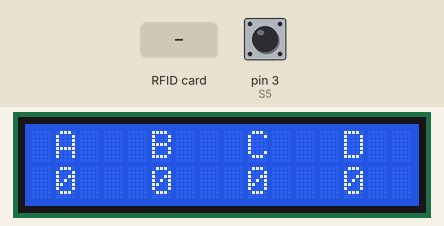
Simulated run of this sketch. Board: Arduino Mega 2560, built with avr-gcc and run on an emulated ATmega2560. Shown: 16×2 character LCD. Inputs (shaded band) come from the test bench; at power-on: pin 3 (S5) HIGH. What the sketch prints to the serial monitor is not drawn.

Above: at 5.3 s.
5.4 s: RFID card 5E 7A 19 C4 held to the reader
At 6.0 s:
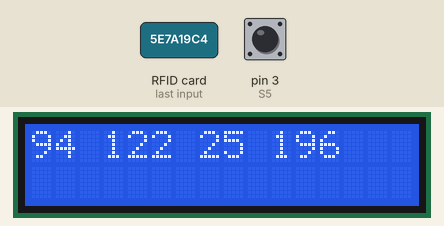
At 9.3 s:
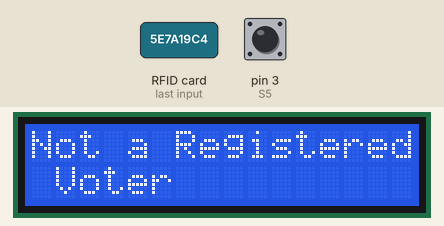
Timing chart, 0 to 10.8 s (numbered marks = the images above; inputs shaded):
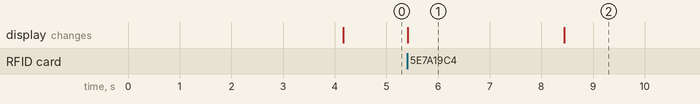

The sketch:

evmproto1.ino
```cpp
#include <LiquidCrystal_I2C.h>
LiquidCrystal_I2C lcd(0x27, 16, 2);
#include <SPI.h>
#include <RFID.h>
#define SS_PIN 53
#define RST_PIN 49
RFID rfid(SS_PIN, RST_PIN);
String rfidCard;

#define S1 7
#define S2 6
#define S3 5
#define S4 4
#define S5 3
int vote1 = 0;
int vote2 = 0;
int vote3 = 0;
int vote4 = 0;
String regVoters[2] = {"243 209 125 25"};
int c[2] = {0, 0};
int reg=0;
void setup()
{
  pinMode(S1, INPUT);
  pinMode(S2, INPUT);
  pinMode(S3, INPUT);
  pinMode(S4, INPUT);
  pinMode(S5, INPUT);
  lcd.begin();
  lcd.print("Electronic ");
  lcd.setCursor(0, 1);
  lcd.print(" Voting Machine ");
  delay(4000);
  digitalWrite(S1, HIGH);
  digitalWrite(S2, HIGH);
  digitalWrite(S3, HIGH);
  digitalWrite(S4, HIGH);
  digitalWrite(S5, HIGH);
  lcd.clear();
  lcd.setCursor(1, 0);
  lcd.print("A");
  lcd.setCursor(5, 0);
  lcd.print("B");
  lcd.setCursor(9, 0);
  lcd.print("C");
  lcd.setCursor(13, 0);
  lcd.print("D");
  Serial.begin(9600);
  SPI.begin();
  rfid.init();
}

void loop()
{
  lcd.setCursor(1, 0);
  lcd.print("A");
  lcd.setCursor(1, 1);
  lcd.print(vote1);
  lcd.setCursor(5, 0);
  lcd.print("B");
  lcd.setCursor(5, 1);
  lcd.print(vote2);
  lcd.setCursor(9, 0);
  lcd.print("C");
  lcd.setCursor(9, 1);
  lcd.print(vote3);
  lcd.setCursor(13, 0);
  lcd.print("D");
  lcd.setCursor(13, 1);
  lcd.print(vote4);
  if (rfid.isCard())
  {
    if (rfid.readCardSerial())
    {
      rfidCard = String(rfid.serNum[0]) + " " + String(rfid.serNum[1]) + " " + String(rfid.serNum[2]) + " " + String(rfid.serNum[3]);
      Serial.println(rfidCard);
      lcd.clear();
      lcd.print(rfidCard);
      delay(3000);
      lcd.clear();
      for (int i = 0; i < 1; i++)
      {
        if (rfidCard == regVoters[i])
        {
          reg=1;
          lcd.clear();
          lcd.print("Registered");
          delay(3000);
          lcd.clear();
          while (c[i] == 0)
          {
            if (digitalRead(S1) == 0)
            {
              vote1++;
              c[i] = 1;
            }
            else if (digitalRead(S2) == 0)
            {
              vote2++;
              c[i] = 1;
            }
            else if (digitalRead(S3) == 0)
            {
              vote3++;
              c[i] = 1;
            }
            else if (digitalRead(S4) == 0)
            {
              vote4++;
              c[i] = 1;
            }
          }
        }
      }
      if(reg==0)
      {
          lcd.clear();
          lcd.print("Not a Registered");
          lcd.setCursor(0, 1);
          lcd.print(" Voter ");
          delay(3000);
          lcd.clear();
      }
      if (digitalRead(S5) == 0)
      {
        int vote = vote1 + vote2 + vote3 + vote4;
        if (vote)
        {
          if ((vote1 > vote2 && vote1 > vote3 && vote1 > vote4))
          {
            lcd.clear();
            lcd.print("A is Winner");
            delay(3000);
            lcd.clear();
          }
          else if ((vote2 > vote1 && vote2 > vote3 && vote2 > vote4))
          {
            lcd.clear();
            lcd.print("B is Winner");
            delay(3000);
            lcd.clear();
          }
          else if ((vote3 > vote1 && vote3 > vote2 && vote3 > vote4))
          {
            lcd.clear();
            lcd.print("C is Winner");
            delay(3000);
            lcd.clear();
          }
          else if (vote4 > vote1 && vote4 > vote2 && vote4 > vote3)
          {
            lcd.setCursor(0, 0);
            lcd.clear();
            lcd.print("D is Winner");
            delay(3000);
            lcd.clear();
          }
          else if (vote4 > vote1 && vote4 > vote2 && vote4 > vote3)
          {
            lcd.setCursor(0, 0);
            lcd.clear();
            lcd.print("D is Winner");
            delay(3000);
            lcd.clear();
          }
          else
          {
            lcd.clear();
            lcd.print(" Tie Up Or ");
            lcd.setCursor(0, 1);
            lcd.print(" No Result ");
            delay(3000);
            lcd.clear();
          }
        }
        else
        {
          lcd.clear();
          lcd.print("No Voting....");
          delay(3000);
          lcd.clear();
        }
        vote1 = 0; vote2 = 0; vote3 = 0; vote4 = 0, vote = 0;
        lcd.clear();
      }
    }
    rfid.halt();
  }
  reg=0;
}
```

Measured:
- after the input at 5.4 s, the display: changes at once (image 1)
- what the display in image 1 shows lasts 3.0 s, from 5.4 s to 8.4 s
